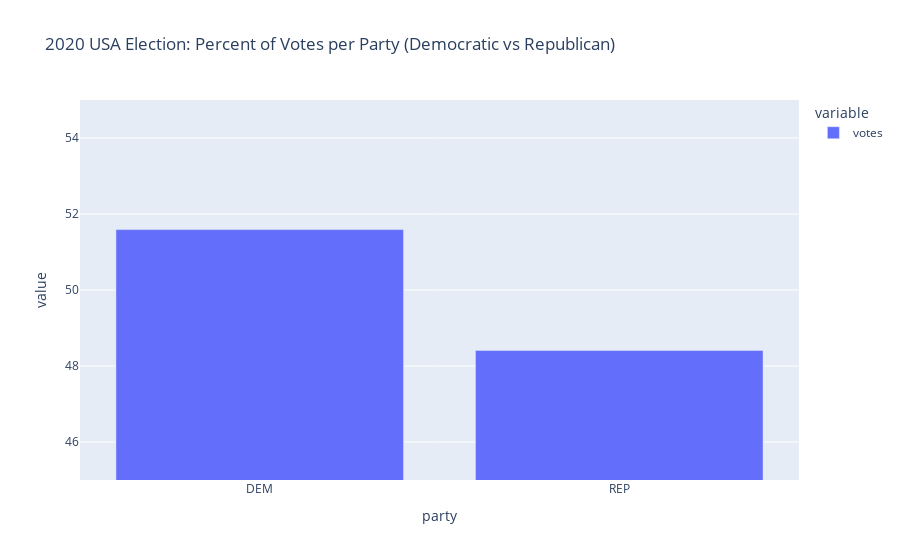

This figure's notebook cell:
### Code cell
df_vote_percent = df_vote_counts.copy()
df_vote_percent['votes'] = df_vote_percent['votes']*100/df_vote_percent['votes'].sum()
fig = px.bar(df_vote_percent,title='2020 USA Election: Percent of Votes per Party (Democratic vs Republican)')
fig.update_yaxes(range=[45, 55])
fig.show()

### Figure 1 — Plotly figure (JSON) as saved in the notebook; plotly's stock layout.template omitted (floating-point values rounded to 4 significant figures)
{"data": [{"alignmentgroup": "True", "hovertemplate": "variable=votes<br>party=%{x}<br>value=%{y}<extra></extra>", "legendgroup": "votes", "marker": {"color": "#636efa"}, "name": "votes", "offsetgroup": "votes", "orientation": "v", "showlegend": true, "textposition": "auto", "type": "bar", "x": ["DEM", "REP"], "xaxis": "x", "y": [51.59, 48.41], "yaxis": "y"}], "layout": {"barmode": "relative", "legend": {"title": {"text": "variable"}, "tracegroupgap": 0}, "title": {"text": "2020 USA Election: Percent of Votes per Party (Democratic vs Republican)"}, "xaxis": {"anchor": "y", "domain": [0.0, 1.0], "title": {"text": "party"}}, "yaxis": {"anchor": "x", "domain": [0.0, 1.0], "range": [45, 55], "title": {"text": "value"}}}}
